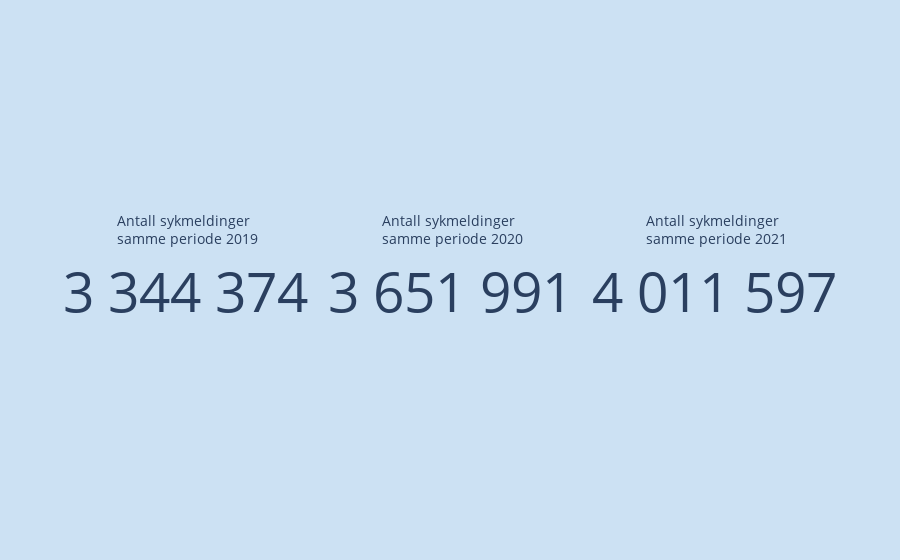

Here is the notebook cell this chart was saved with:
### Code cell
fig_nokkeltall_tid = go.Figure()
aar = df_ant_aar['År'].unique().tolist()
aar = aar[-4:-1]

for i in aar:
    
    number = df_ant_aar[df_ant_aar['År'] == i]['antall'].sum()
    
    fig_nokkeltall_tid.add_trace(
        go.Indicator(
            mode = "number",
            value = number,
            number = {"valueformat": ",d", 
                      'font':{'size':55}},
            domain = {'column': aar.index(i), 
                      'row': 1},
            title = {'text': f'Antall sykmeldinger <br> samme periode {i}'},
        )
    )
    
fig_nokkeltall_tid.add_annotation(
    text = annotation_text,
    showarrow= False, 
    align= 'center',
    x= 0.5,
    y= 1.4,
    font={'size':12},
    xref= 'paper',
    yref= 'paper'
)


fig_nokkeltall_tid.update_layout(
    autosize=True, 
    grid = {'rows': 1, 
            'columns': 3, 
            'pattern': "independent"}, 
    separators=', ', 
    paper_bgcolor=nokkeltall_farge, 
    height=500
)

### Figure 1 — Plotly figure (JSON) as saved in the notebook; plotly's stock layout.template omitted (floating-point values rounded to 4 significant figures)
{"data": [{"domain": {"column": 0, "row": 1}, "mode": "number", "number": {"font": {"size": 55}, "valueformat": ",d"}, "title": {"text": "Antall sykmeldinger <br> samme periode 2019"}, "type": "indicator", "value": 3344374}, {"domain": {"column": 1, "row": 1}, "mode": "number", "number": {"font": {"size": 55}, "valueformat": ",d"}, "title": {"text": "Antall sykmeldinger <br> samme periode 2020"}, "type": "indicator", "value": 3651991}, {"domain": {"column": 2, "row": 1}, "mode": "number", "number": {"font": {"size": 55}, "valueformat": ",d"}, "title": {"text": "Antall sykmeldinger <br> samme periode 2021"}, "type": "indicator", "value": 4011597}], "layout": {"annotations": [{"align": "center", "font": {"size": 12}, "showarrow": false, "text": "NB! Dette plottet er ikke offisiell statistikk og må ikke deles utenfor NAV.", "x": 0.5, "xref": "paper", "y": 1.4, "yref": "paper"}], "autosize": true, "grid": {"columns": 3, "pattern": "independent", "rows": 1}, "paper_bgcolor": "#CCE1F3", "separators": ", "}}
